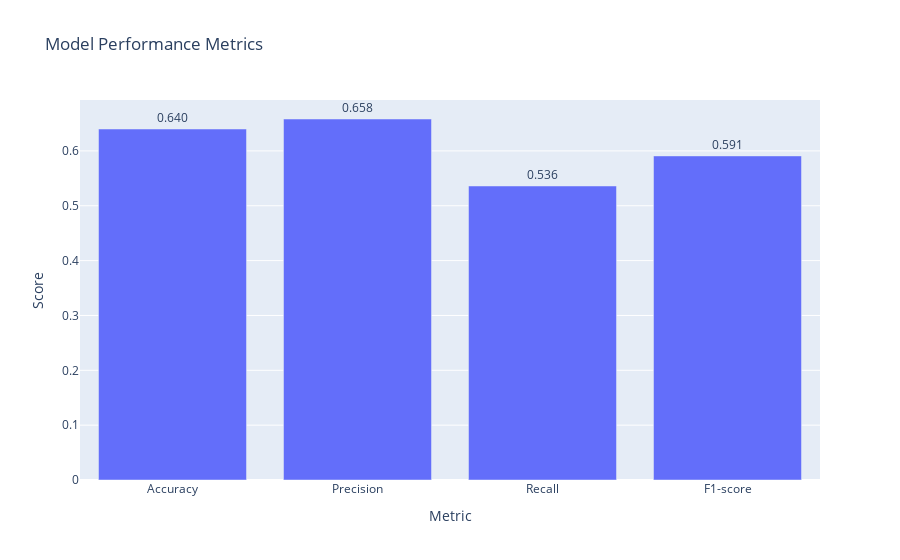
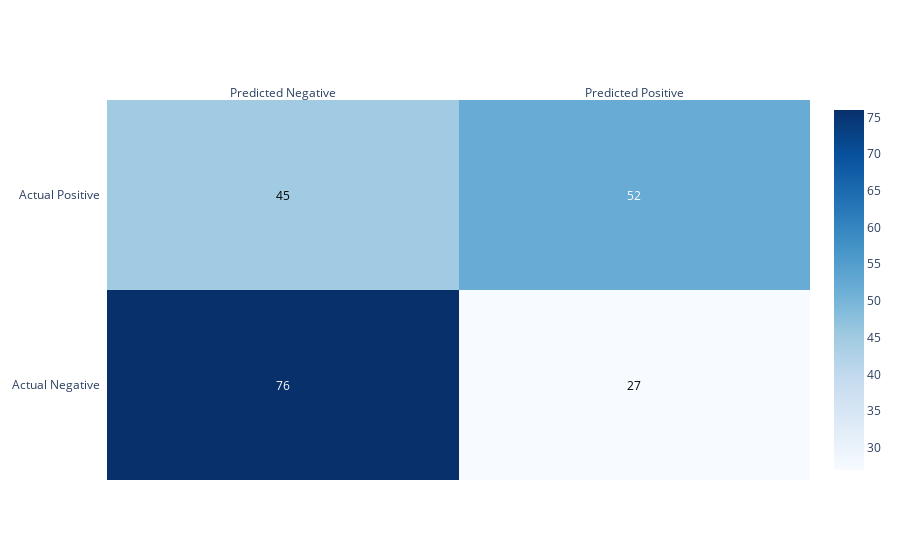

The notebook cell these images were saved under, in order:
### Code cell
# Import required libraries
import numpy as np
import pandas as pd
import plotly.figure_factory as ff
import plotly.express as px
import plotly.graph_objects as go
from sklearn.metrics import accuracy_score, precision_score, recall_score, f1_score, confusion_matrix

# Compute performance metrics
accuracy = accuracy_score(y_test, binary_predictions)
precision = precision_score(y_test, binary_predictions)
recall = recall_score(y_test, binary_predictions)
f1 = f1_score(y_test, binary_predictions)

# Create a DataFrame for the metrics
metrics_df = pd.DataFrame({
    "Metric": ["Accuracy", "Precision", "Recall", "F1-score"],
    "Score": [accuracy, precision, recall, f1]
})

# Compute confusion matrix
conf_matrix = confusion_matrix(y_test, binary_predictions)
conf_matrix_df = pd.DataFrame(conf_matrix, 
                              index=["Actual Negative", "Actual Positive"], 
                              columns=["Predicted Negative", "Predicted Positive"])

# Visualization: Bar Chart of Performance Metrics
fig_metrics = px.bar(metrics_df, x="Metric", y="Score", title="Model Performance Metrics", text="Score")
fig_metrics.update_traces(texttemplate='%{text:.3f}', textposition='outside')

# Visualization: Confusion Matrix Heatmap
fig_conf_matrix = ff.create_annotated_heatmap(
    z=conf_matrix, 
    x=["Predicted Negative", "Predicted Positive"], 
    y=["Actual Negative", "Actual Positive"], 
    colorscale="blues",
    showscale=True
)

# Show plots
fig_metrics.show()
fig_conf_matrix.show()

### Figure 1 — Plotly figure (JSON) as saved in the notebook; plotly's stock layout.template omitted (floating-point values rounded to 4 significant figures)
{"data": [{"alignmentgroup": "True", "hovertemplate": "Metric=%{x}<br>Score=%{text}<extra></extra>", "legendgroup": "", "marker": {"color": "#636efa", "pattern": {"shape": ""}}, "name": "", "offsetgroup": "", "orientation": "v", "showlegend": false, "text": [0.64, 0.6582, 0.5361, 0.5909], "textposition": "outside", "texttemplate": "%{text:.3f}", "type": "bar", "x": ["Accuracy", "Precision", "Recall", "F1-score"], "xaxis": "x", "y": [0.64, 0.6582, 0.5361, 0.5909], "yaxis": "y"}], "layout": {"barmode": "relative", "legend": {"tracegroupgap": 0}, "title": {"text": "Model Performance Metrics"}, "xaxis": {"anchor": "y", "domain": [0, 1], "title": {"text": "Metric"}}, "yaxis": {"anchor": "x", "domain": [0, 1], "title": {"text": "Score"}}}}

### Figure 2 — Plotly figure (JSON) as saved in the notebook; plotly's stock layout.template omitted (floating-point values rounded to 4 significant figures)
{"data": [{"colorscale": [[0, "rgb(247,251,255)"], [0.125, "rgb(222,235,247)"], [0.25, "rgb(198,219,239)"], [0.375, "rgb(158,202,225)"], [0.5, "rgb(107,174,214)"], [0.625, "rgb(66,146,198)"], [0.75, "rgb(33,113,181)"], [0.875, "rgb(8,81,156)"], [1, "rgb(8,48,107)"]], "reversescale": false, "showscale": true, "type": "heatmap", "x": ["Predicted Negative", "Predicted Positive"], "y": ["Actual Negative", "Actual Positive"], "z": [[76, 27], [45, 52]]}], "layout": {"annotations": [{"font": {"color": "#FFFFFF"}, "showarrow": false, "text": "76", "x": "Predicted Negative", "xref": "x", "y": "Actual Negative", "yref": "y"}, {"font": {"color": "#000000"}, "showarrow": false, "text": "27", "x": "Predicted Positive", "xref": "x", "y": "Actual Negative", "yref": "y"}, {"font": {"color": "#000000"}, "showarrow": false, "text": "45", "x": "Predicted Negative", "xref": "x", "y": "Actual Positive", "yref": "y"}, {"font": {"color": "#FFFFFF"}, "showarrow": false, "text": "52", "x": "Predicted Positive", "xref": "x", "y": "Actual Positive", "yref": "y"}], "xaxis": {"dtick": 1, "gridcolor": "rgb(0, 0, 0)", "side": "top", "ticks": ""}, "yaxis": {"dtick": 1, "ticks": "", "ticksuffix": "  "}}}
